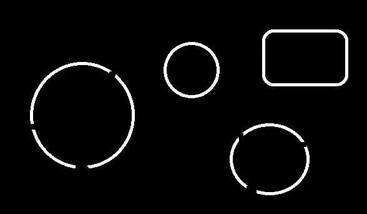
#> input picture Tarea 8/img2.jpg, 367 x 214 px, shrunk from 588 x 342 before the run, given in place of frog.jpg, which was not available
$ python example2.py
#> lines starting #> are read from the running program, lines starting #| are printed output that depends on the picture; after the words box and inside, x2 and y2 are one past the last pixel; in counts of white or black regions, pixels touching at a corner belong together; pictures that were not available may be replaced by others from this repository, and a replacement may not be noted
import cv2 as cv


# Load two images
img1 = cv.imread('../resources/frog.jpg')
#> img1 is the input picture: shape (214, 367, 3); min 0, max 255, mean 9.7
img2 = cv.imread('../resources/greenbuilding.jpg')
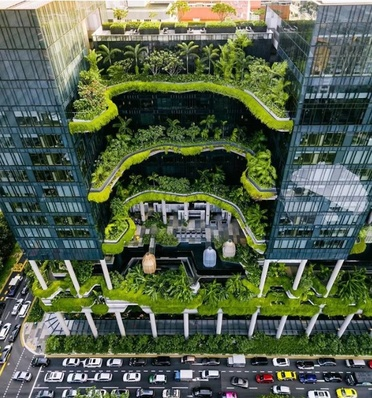
#> input picture resources/greenbuilding.jpg, 372 x 398 px, shrunk from 596 x 637 before the run
#> img2 is the input picture: shape (398, 372, 3); mean B, G, R 76.9, 97.7, 85.3
# I want to put logo on top-left corner, So I create a ROI
rows,cols,channels = img2.shape
#> rows = 398; cols = 372; channels = 3
roi = img1[0:rows, 0:cols]
# Now create a mask of logo and create its inverse mask also
img2gray = cv.cvtColor(img2,cv.COLOR_BGR2GRAY)
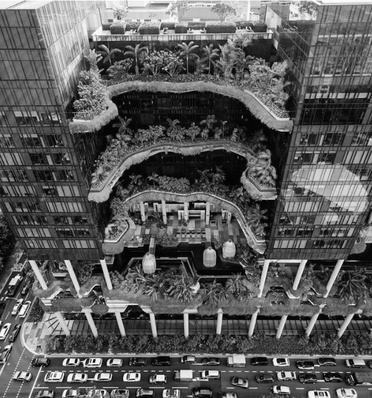
#> img2gray: shape (398, 372); min 0, max 255, mean 91.6
ret, mask = cv.threshold(img2gray, 10, 255, cv.THRESH_BINARY)
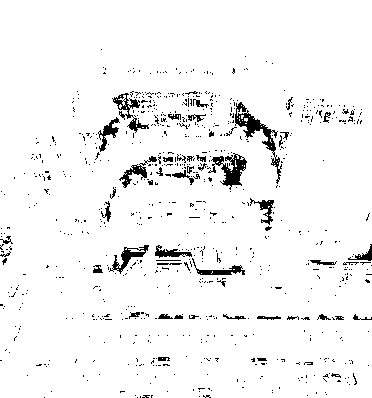
#> mask: shape (398, 372); 95.4% white; 767 black regions (715 under 20 px), largest, box (x1, y1, x2, y2) and area: (235, 102, 282, 184) 722, (208, 153, 247, 190) 576, (112, 93, 149, 133) 382
mask_inv = cv.bitwise_not(mask)
# Now black-out the area of logo in ROI
#> (the run stopped early here; a loop or call above may not have finished)
